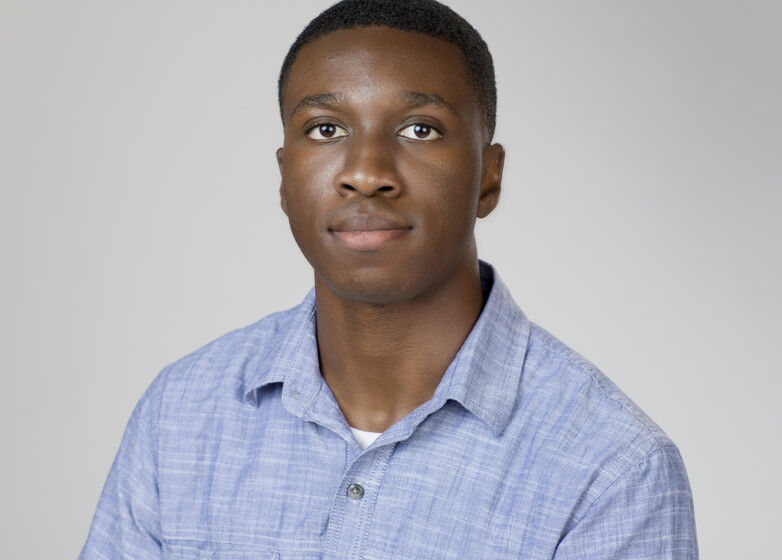
#> input picture Program & images/eye_detect.jpg, 782 x 560 px
$ python work_4_3.py
#> lines starting #> are read from the running program, lines starting #| are printed output that depends on the picture; after the words box and inside, x2 and y2 are one past the last pixel; in counts of white or black regions, pixels touching at a corner belong together
import numpy as np
import cv2

# Eye detection
img = cv2.imread("eye_detect.jpg", 1)
#> img is the input picture: shape (560, 782, 3); mean B, G, R 179.8, 174, 176.1
gray = cv2.cvtColor(img, cv2.COLOR_BGR2GRAY)
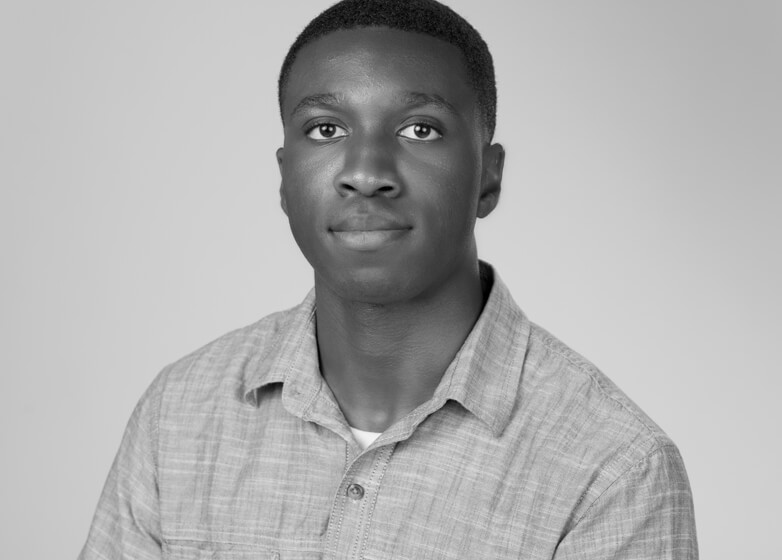
#> gray: shape (560, 782); min 0, max 246, mean 175.3
path = "haarcascade_eye.xml"

eye_cascade = cv2.CascadeClassifier(path)

eyes = eye_cascade.detectMultiScale(gray, scaleFactor=1.02, minNeighbors=30, minSize=(10,10))
#> eyes = [[297, 103, 54, 54], [390, 99, 60, 60]]
print(len(eyes))
#| 2

for (x, y, w, h) in eyes:
	xc = (x + x+w)/2
	yc = (y + y+h)/2
	radius = w/2

	cv2.circle(img, (int(xc), int(yc)), int(radius), (0,255,0), 2)
#> this loop made 2 passes
#> (x, y, w, h, xc, yc, radius) on passes 1 to 2: (297, 103, 54, 54, 324, 130, 27), (390, 99, 60, 60, 420, 129, 30)
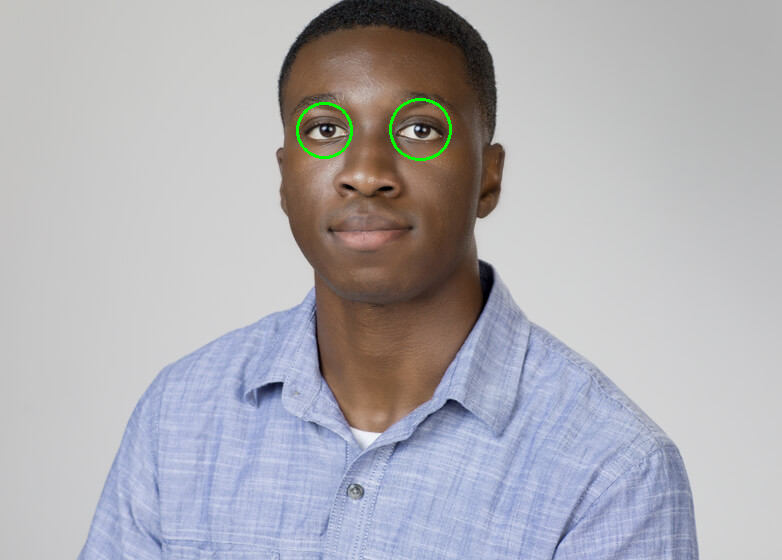
#> img: shape (560, 782, 3); 0.25% of pixels changed, all inside (x1, y1, x2, y2) = (296, 98, 452, 161)

cv2.imshow("image", img)
cv2.waitKey(0)
cv2.destroyAllWindows()

$ run again, with Program & images/butterflies.jpg copied over Program & images/eye_detect.jpg
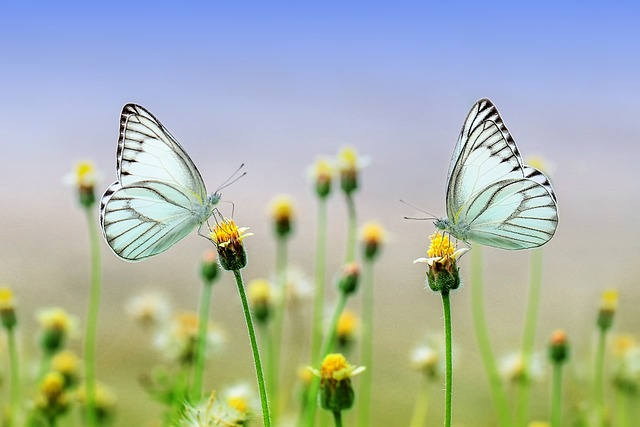
#> input picture Program & images/butterflies.jpg, 640 x 427 px
#> img is the input picture: shape (427, 640, 3); mean B, G, R 168.2, 180.2, 169.4
#> `gray = cv2.cvtColor(img, cv2.COLOR_BGR2GRAY)`:
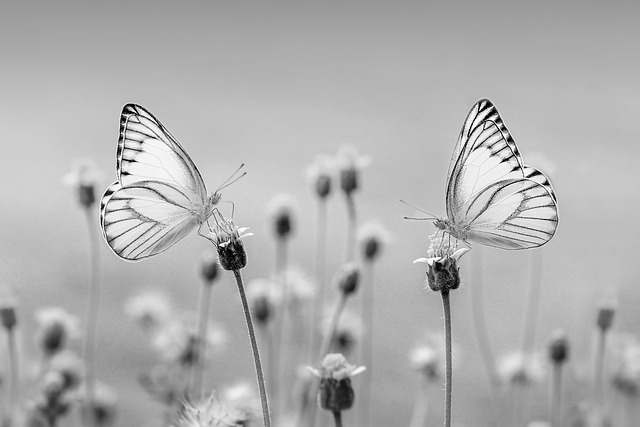
#> gray: shape (427, 640); min 0, max 255, mean 175.6
#> eyes = [[309, 160, 53, 53], [28, 316, 50, 50], [322, 257, 56, 56]]
#| 3
#> the loop `for (x, y, w, h) in eyes:` made 3 passes
#> (x, y, w, h, xc, yc, radius) on passes 1 to 3: (309, 160, 53, 53, 335.5, 186.5, 26.5), (28, 316, 50, 50, 53, 341, 25), (322, 257, 56, 56, 350, 285, 28)
#> after the loop `for (x, y, w, h) in eyes:`:
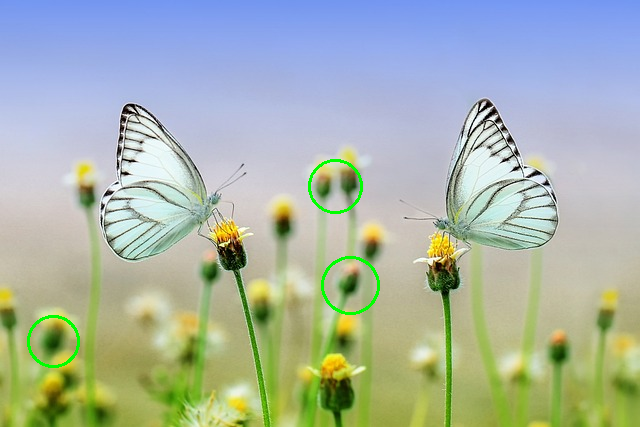
#> img: shape (427, 640, 3); 0.55% of pixels changed, all inside (x1, y1, x2, y2) = (27, 159, 380, 368)
